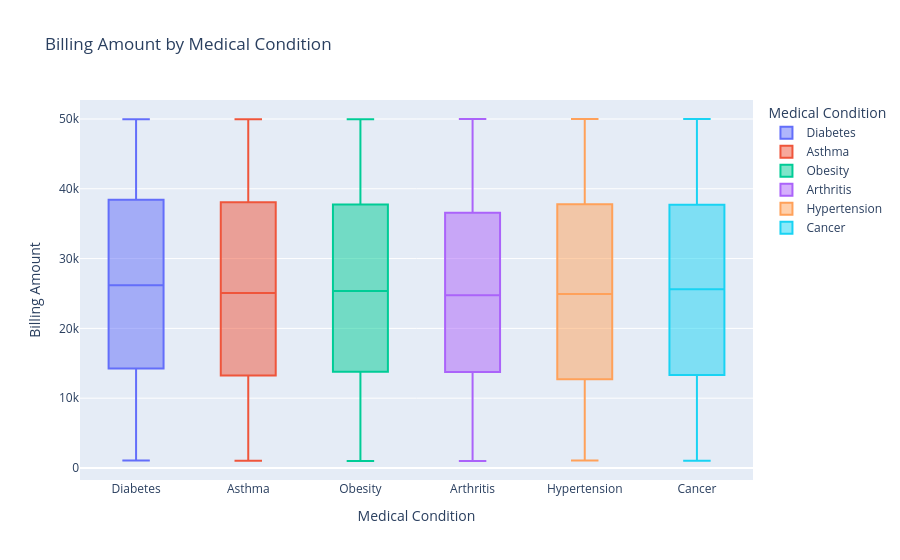

Here is the notebook cell this chart was saved with:
### Code cell
# Billing Amount by Medical Condition
fig = px.box(df, x="Medical Condition", y="Billing Amount",
             title="Billing Amount by Medical Condition", color="Medical Condition")
fig.show()

### Figure 1 — Plotly figure (JSON) as saved in the notebook; plotly's stock layout.template omitted (floating-point values rounded to 4 significant figures; data arrays with more than 128 entries replaced by an {"elided": "..."} marker saying what was removed)
{"data": [{"alignmentgroup": "True", "hovertemplate": "Medical Condition=%{x}<br>Billing Amount=%{y}<extra></extra>", "legendgroup": "Diabetes", "marker": {"color": "#636efa"}, "name": "Diabetes", "notched": false, "offsetgroup": "Diabetes", "orientation": "v", "showlegend": true, "type": "box", "x": {"elided": "1623 str values"}, "x0": " ", "xaxis": "x", "y": {"elided": "1623 float values"}, "y0": " ", "yaxis": "y"}, {"alignmentgroup": "True", "hovertemplate": "Medical Condition=%{x}<br>Billing Amount=%{y}<extra></extra>", "legendgroup": "Asthma", "marker": {"color": "#EF553B"}, "name": "Asthma", "notched": false, "offsetgroup": "Asthma", "orientation": "v", "showlegend": true, "type": "box", "x": {"elided": "1708 str values"}, "x0": " ", "xaxis": "x", "y": {"elided": "1708 float values"}, "y0": " ", "yaxis": "y"}, {"alignmentgroup": "True", "hovertemplate": "Medical Condition=%{x}<br>Billing Amount=%{y}<extra></extra>", "legendgroup": "Obesity", "marker": {"color": "#00cc96"}, "name": "Obesity", "notched": false, "offsetgroup": "Obesity", "orientation": "v", "showlegend": true, "type": "box", "x": {"elided": "1628 str values"}, "x0": " ", "xaxis": "x", "y": {"elided": "1628 float values"}, "y0": " ", "yaxis": "y"}, {"alignmentgroup": "True", "hovertemplate": "Medical Condition=%{x}<br>Billing Amount=%{y}<extra></extra>", "legendgroup": "Arthritis", "marker": {"color": "#ab63fa"}, "name": "Arthritis", "notched": false, "offsetgroup": "Arthritis", "orientation": "v", "showlegend": true, "type": "box", "x": {"elided": "1650 str values"}, "x0": " ", "xaxis": "x", "y": {"elided": "1650 float values"}, "y0": " ", "yaxis": "y"}, {"alignmentgroup": "True", "hovertemplate": "Medical Condition=%{x}<br>Billing Amount=%{y}<extra></extra>", "legendgroup": "Hypertension", "marker": {"color": "#FFA15A"}, "name": "Hypertension", "notched": false, "offsetgroup": "Hypertension", "orientation": "v", "showlegend": true, "type": "box", "x": {"elided": "1688 str values"}, "x0": " ", "xaxis": "x", "y": {"elided": "1688 float values"}, "y0": " ", "yaxis": "y"}, {"alignmentgroup": "True", "hovertemplate": "Medical Condition=%{x}<br>Billing Amount=%{y}<extra></extra>", "legendgroup": "Cancer", "marker": {"color": "#19d3f3"}, "name": "Cancer", "notched": false, "offsetgroup": "Cancer", "orientation": "v", "showlegend": true, "type": "box", "x": {"elided": "1703 str values"}, "x0": " ", "xaxis": "x", "y": {"elided": "1703 float values"}, "y0": " ", "yaxis": "y"}], "layout": {"boxmode": "overlay", "legend": {"title": {"text": "Medical Condition"}, "tracegroupgap": 0}, "title": {"text": "Billing Amount by Medical Condition"}, "xaxis": {"anchor": "y", "categoryarray": ["Diabetes", "Asthma", "Obesity", "Arthritis", "Hypertension", "Cancer"], "categoryorder": "array", "domain": [0, 1], "title": {"text": "Medical Condition"}}, "yaxis": {"anchor": "x", "domain": [0, 1], "title": {"text": "Billing Amount"}}}}
